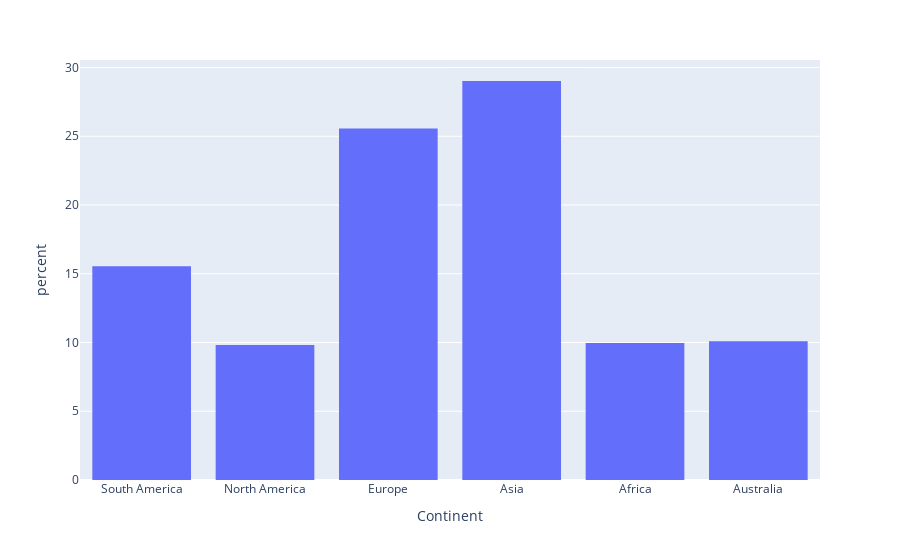

Notebook code for this chart:
### Code cell
fig = px.histogram(df,x='Continent',histnorm='percent')
fig.show()

### Figure 1 — Plotly figure (JSON) as saved in the notebook; plotly's stock layout.template omitted (floating-point values rounded to 4 significant figures; data arrays with more than 128 entries replaced by an {"elided": "..."} marker saying what was removed)
{"data": [{"alignmentgroup": "True", "bingroup": "x", "histnorm": "percent", "hovertemplate": "Continent=%{x}<br>percent=%{y}<extra></extra>", "legendgroup": "", "marker": {"color": "#636efa", "pattern": {"shape": ""}}, "name": "", "offsetgroup": "", "orientation": "v", "showlegend": false, "type": "histogram", "x": {"elided": "8763 str values"}, "xaxis": "x", "yaxis": "y"}], "layout": {"barmode": "relative", "legend": {"tracegroupgap": 0}, "margin": {"t": 60}, "xaxis": {"anchor": "y", "domain": [0, 1], "title": {"text": "Continent"}}, "yaxis": {"anchor": "x", "domain": [0, 1], "title": {"text": "percent"}}}}
